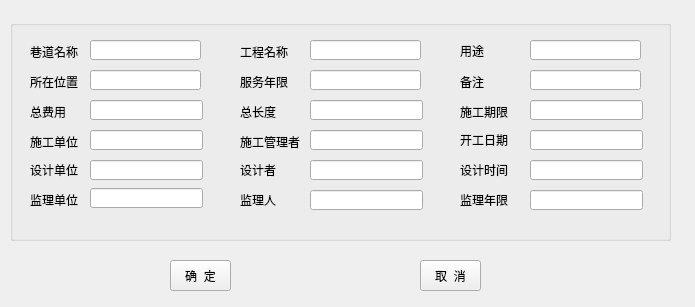
<?xml version="1.0" encoding="UTF-8"?>
<ui version="4.0">
 <class>projectSummaryForm</class>
 <widget class="QWidget" name="projectSummaryForm">
  <property name="geometry">
   <rect>
    <x>0</x>
    <y>0</y>
    <width>695</width>
    <height>307</height>
   </rect>
  </property>
  <property name="minimumSize">
   <size>
    <width>695</width>
    <height>307</height>
   </size>
  </property>
  <property name="maximumSize">
   <size>
    <width>695</width>
    <height>307</height>
   </size>
  </property>
  <property name="windowTitle">
   <string>工程概况</string>
  </property>
  <widget class="QGroupBox" name="groupBox_2">
   <property name="geometry">
    <rect>
     <x>10</x>
     <y>20</y>
     <width>661</width>
     <height>221</height>
    </rect>
   </property>
   <property name="title">
    <string/>
   </property>
   <widget class="QLabel" name="label_17">
    <property name="geometry">
     <rect>
      <x>20</x>
      <y>21</y>
      <width>54</width>
      <height>21</height>
     </rect>
    </property>
    <property name="text">
     <string>巷道名称</string>
    </property>
   </widget>
   <widget class="QLabel" name="label_19">
    <property name="geometry">
     <rect>
      <x>20</x>
      <y>52</y>
      <width>54</width>
      <height>20</height>
     </rect>
    </property>
    <property name="text">
     <string>所在位置</string>
    </property>
   </widget>
   <widget class="QLabel" name="label_20">
    <property name="geometry">
     <rect>
      <x>20</x>
      <y>82</y>
      <width>54</width>
      <height>20</height>
     </rect>
    </property>
    <property name="text">
     <string>总费用</string>
    </property>
   </widget>
   <widget class="QLabel" name="label_21">
    <property name="geometry">
     <rect>
      <x>20</x>
      <y>112</y>
      <width>54</width>
      <height>20</height>
     </rect>
    </property>
    <property name="text">
     <string>施工单位</string>
    </property>
   </widget>
   <widget class="QLabel" name="label_22">
    <property name="geometry">
     <rect>
      <x>20</x>
      <y>140</y>
      <width>54</width>
      <height>20</height>
     </rect>
    </property>
    <property name="text">
     <string>设计单位</string>
    </property>
   </widget>
   <widget class="QLabel" name="label_25">
    <property name="geometry">
     <rect>
      <x>230</x>
      <y>52</y>
      <width>54</width>
      <height>20</height>
     </rect>
    </property>
    <property name="text">
     <string>服务年限</string>
    </property>
   </widget>
   <widget class="QLabel" name="label_26">
    <property name="geometry">
     <rect>
      <x>230</x>
      <y>22</y>
      <width>54</width>
      <height>20</height>
     </rect>
    </property>
    <property name="text">
     <string>工程名称</string>
    </property>
   </widget>
   <widget class="QLabel" name="label_28">
    <property name="geometry">
     <rect>
      <x>230</x>
      <y>112</y>
      <width>61</width>
      <height>20</height>
     </rect>
    </property>
    <property name="text">
     <string>施工管理者</string>
    </property>
   </widget>
   <widget class="QLabel" name="label_29">
    <property name="geometry">
     <rect>
      <x>230</x>
      <y>82</y>
      <width>54</width>
      <height>20</height>
     </rect>
    </property>
    <property name="text">
     <string>总长度</string>
    </property>
   </widget>
   <widget class="QLabel" name="label_31">
    <property name="geometry">
     <rect>
      <x>450</x>
      <y>52</y>
      <width>54</width>
      <height>20</height>
     </rect>
    </property>
    <property name="text">
     <string>备注</string>
    </property>
   </widget>
   <widget class="QLabel" name="label_32">
    <property name="geometry">
     <rect>
      <x>450</x>
      <y>15</y>
      <width>71</width>
      <height>31</height>
     </rect>
    </property>
    <property name="text">
     <string>用途</string>
    </property>
   </widget>
   <widget class="QLabel" name="label_33">
    <property name="geometry">
     <rect>
      <x>450</x>
      <y>110</y>
      <width>54</width>
      <height>20</height>
     </rect>
    </property>
    <property name="text">
     <string>开工日期</string>
    </property>
   </widget>
   <widget class="QLabel" name="label_34">
    <property name="geometry">
     <rect>
      <x>450</x>
      <y>82</y>
      <width>54</width>
      <height>20</height>
     </rect>
    </property>
    <property name="text">
     <string>施工期限</string>
    </property>
   </widget>
   <widget class="QLineEdit" name="lineEdit_13">
    <property name="geometry">
     <rect>
      <x>80</x>
      <y>50</y>
      <width>111</width>
      <height>20</height>
     </rect>
    </property>
   </widget>
   <widget class="QLineEdit" name="lineEdit_19">
    <property name="geometry">
     <rect>
      <x>80</x>
      <y>80</y>
      <width>113</width>
      <height>20</height>
     </rect>
    </property>
   </widget>
   <widget class="QLineEdit" name="lineEdit_20">
    <property name="geometry">
     <rect>
      <x>80</x>
      <y>110</y>
      <width>113</width>
      <height>20</height>
     </rect>
    </property>
   </widget>
   <widget class="QLineEdit" name="lineEdit_21">
    <property name="geometry">
     <rect>
      <x>80</x>
      <y>140</y>
      <width>113</width>
      <height>20</height>
     </rect>
    </property>
   </widget>
   <widget class="QLineEdit" name="lineEdit_23">
    <property name="geometry">
     <rect>
      <x>300</x>
      <y>50</y>
      <width>111</width>
      <height>20</height>
     </rect>
    </property>
   </widget>
   <widget class="QLineEdit" name="lineEdit_24">
    <property name="geometry">
     <rect>
      <x>300</x>
      <y>110</y>
      <width>113</width>
      <height>20</height>
     </rect>
    </property>
   </widget>
   <widget class="QLineEdit" name="lineEdit_25">
    <property name="geometry">
     <rect>
      <x>300</x>
      <y>80</y>
      <width>113</width>
      <height>20</height>
     </rect>
    </property>
   </widget>
   <widget class="QLineEdit" name="lineEdit_28">
    <property name="geometry">
     <rect>
      <x>520</x>
      <y>50</y>
      <width>111</width>
      <height>20</height>
     </rect>
    </property>
   </widget>
   <widget class="QLineEdit" name="lineEdit_29">
    <property name="geometry">
     <rect>
      <x>520</x>
      <y>80</y>
      <width>113</width>
      <height>20</height>
     </rect>
    </property>
   </widget>
   <widget class="QLineEdit" name="lineEdit_30">
    <property name="geometry">
     <rect>
      <x>520</x>
      <y>110</y>
      <width>113</width>
      <height>20</height>
     </rect>
    </property>
   </widget>
   <widget class="QLineEdit" name="lineEdit_32">
    <property name="geometry">
     <rect>
      <x>300</x>
      <y>20</y>
      <width>111</width>
      <height>20</height>
     </rect>
    </property>
   </widget>
   <widget class="QLineEdit" name="lineEdit_33">
    <property name="geometry">
     <rect>
      <x>520</x>
      <y>20</y>
      <width>111</width>
      <height>20</height>
     </rect>
    </property>
   </widget>
   <widget class="QLineEdit" name="lineEdit_15">
    <property name="geometry">
     <rect>
      <x>80</x>
      <y>20</y>
      <width>111</width>
      <height>20</height>
     </rect>
    </property>
   </widget>
   <widget class="QLineEdit" name="lineEdit_22">
    <property name="geometry">
     <rect>
      <x>80</x>
      <y>168</y>
      <width>113</width>
      <height>20</height>
     </rect>
    </property>
   </widget>
   <widget class="QLabel" name="label_23">
    <property name="geometry">
     <rect>
      <x>20</x>
      <y>169</y>
      <width>54</width>
      <height>21</height>
     </rect>
    </property>
    <property name="text">
     <string>监理单位</string>
    </property>
   </widget>
   <widget class="QLineEdit" name="lineEdit_26">
    <property name="geometry">
     <rect>
      <x>300</x>
      <y>140</y>
      <width>113</width>
      <height>20</height>
     </rect>
    </property>
   </widget>
   <widget class="QLabel" name="label_24">
    <property name="geometry">
     <rect>
      <x>230</x>
      <y>140</y>
      <width>54</width>
      <height>20</height>
     </rect>
    </property>
    <property name="text">
     <string>设计者</string>
    </property>
   </widget>
   <widget class="QLabel" name="label_27">
    <property name="geometry">
     <rect>
      <x>230</x>
      <y>170</y>
      <width>54</width>
      <height>20</height>
     </rect>
    </property>
    <property name="text">
     <string>监理人</string>
    </property>
   </widget>
   <widget class="QLineEdit" name="lineEdit_27">
    <property name="geometry">
     <rect>
      <x>300</x>
      <y>170</y>
      <width>113</width>
      <height>20</height>
     </rect>
    </property>
   </widget>
   <widget class="QLineEdit" name="lineEdit_31">
    <property name="geometry">
     <rect>
      <x>520</x>
      <y>140</y>
      <width>113</width>
      <height>20</height>
     </rect>
    </property>
   </widget>
   <widget class="QLabel" name="label_30">
    <property name="geometry">
     <rect>
      <x>450</x>
      <y>140</y>
      <width>54</width>
      <height>20</height>
     </rect>
    </property>
    <property name="text">
     <string>设计时间</string>
    </property>
   </widget>
   <widget class="QLabel" name="label_35">
    <property name="geometry">
     <rect>
      <x>450</x>
      <y>170</y>
      <width>54</width>
      <height>20</height>
     </rect>
    </property>
    <property name="text">
     <string>监理年限</string>
    </property>
   </widget>
   <widget class="QLineEdit" name="lineEdit_34">
    <property name="geometry">
     <rect>
      <x>520</x>
      <y>170</y>
      <width>113</width>
      <height>20</height>
     </rect>
    </property>
   </widget>
  </widget>
  <widget class="QPushButton" name="pushButton">
   <property name="geometry">
    <rect>
     <x>170</x>
     <y>260</y>
     <width>61</width>
     <height>31</height>
    </rect>
   </property>
   <property name="text">
    <string>确  定</string>
   </property>
  </widget>
  <widget class="QPushButton" name="pushButton_2">
   <property name="geometry">
    <rect>
     <x>420</x>
     <y>260</y>
     <width>61</width>
     <height>31</height>
    </rect>
   </property>
   <property name="text">
    <string>取  消</string>
   </property>
  </widget>
 </widget>
 <resources/>
 <connections/>
</ui>
